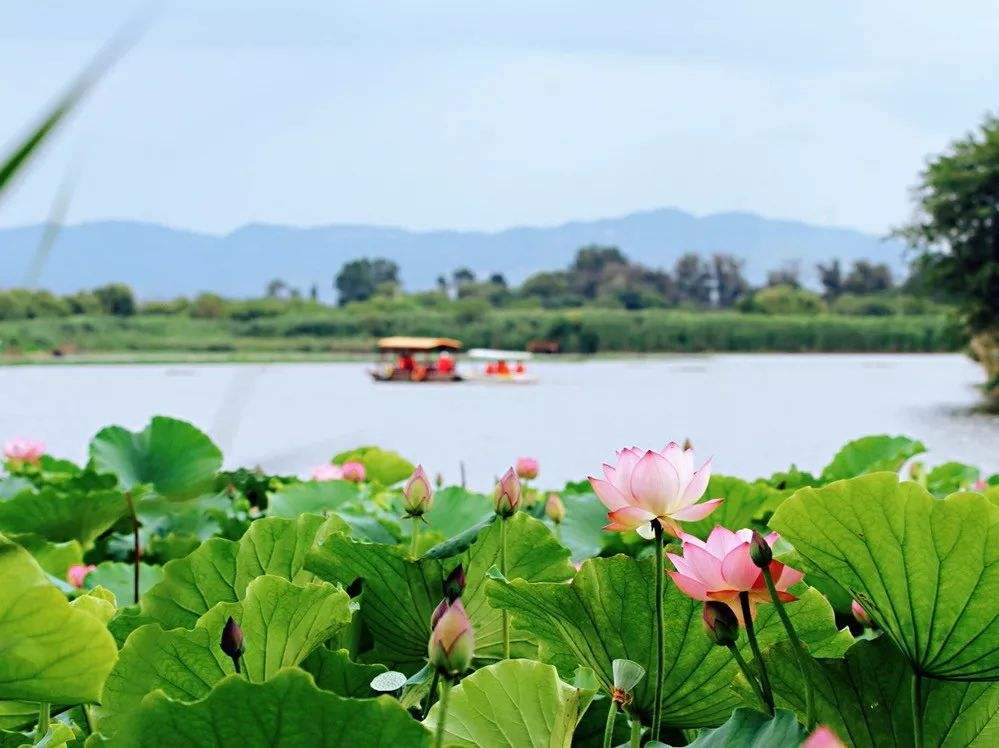
#> input picture img/flower.jpg, 999 x 748 px
$ jupyter execute --allow-errors cameraTutorial_basic_part1.ipynb   (Python 2 division)
#> lines starting #> are read from the running program, lines starting #| are printed output that depends on the picture
# Powersensor 基础教程 上篇

这部分教程主要包含如何使用opencv库对摄像头采集的图像进行预处理以及一些简单的图像特征提取

引用需要的库

[cell 1]
import numpy as np
import cv2
import matplotlib.pyplot as plt
from IPython.display import clear_output
import time
import PowerSensor as ps

初始化摄像头和串口模块的操作对象

#> (a cell that did not finish here is left out)

# 如何在图像做标记

## 使用opencv读取本地的图片以及显示它
1. 使用jupyter主界面上的上传按钮可以将电脑上的图片上传到powersensor

2. 调用opencv的图片读取函数，并提取各个通道
3. **不能**使用opencv的**imshow**, 而应该使用系统带的**showimg**

[cell 3]
img = cv2.imread("./img/flower.jpg")
#> img is the input picture: shape (748, 999, 3); mean B, G, R 147.6, 173.2, 143.1
img_w = img.shape[1]
#> img_w = 999
img_h = img.shape[0]
#> img_h = 748
# 缩放图片
smallImg = cv2.resize(img, (img_w / 2, img_h / 2))
ps.CommonFunction.show_img_jupyter(smallImg)
#> (this line was passed over: PowerSensor is not available in this run)
b = smallImg[:, :, 0]
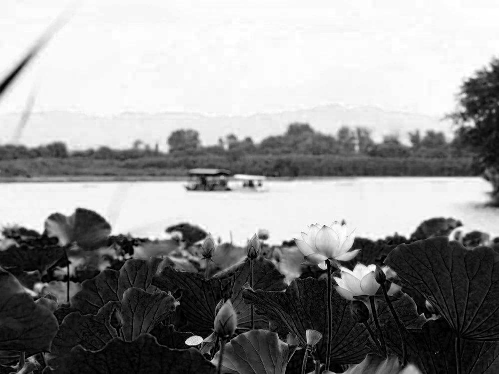
#> b: shape (374, 499); min 0, max 255, mean 147.6
g = smallImg[:, :, 1]
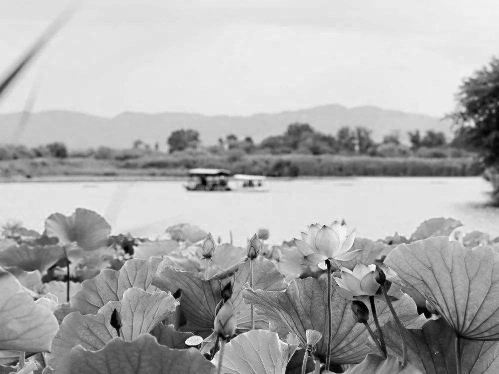
#> g: shape (374, 499); min 0, max 253, mean 173.2
r = smallImg[:, :, 2]
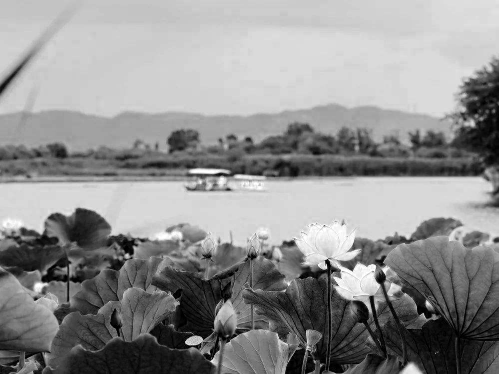
#> r: shape (374, 499); min 0, max 255, mean 143.1
ps.CommonFunction.show_img_jupyter(b)
#> (this line was passed over: PowerSensor is not available in this run)
ps.CommonFunction.show_img_jupyter(g)
#> (this line was passed over: PowerSensor is not available in this run)
ps.CommonFunction.show_img_jupyter(r)
#> (this line was passed over: PowerSensor is not available in this run)

$ run again, with img/ps_interfaceUsart.jpg copied over img/flower.jpg
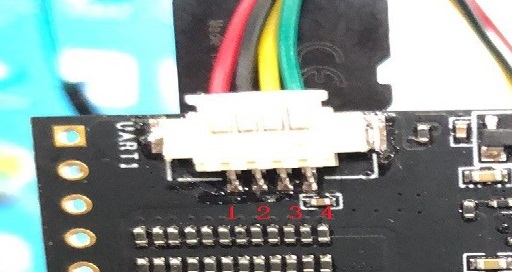
#> input picture img/ps_interfaceUsart.jpg, 512 x 272 px
#> img is the input picture: shape (272, 512, 3); mean B, G, R 150.3, 153.7, 141.4
#> `g = smallImg[:, :, 1]`:
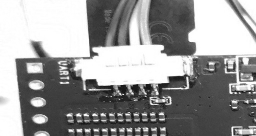
#> g: shape (136, 256); min 18, max 255, mean 153.8
#> `r = smallImg[:, :, 2]`:
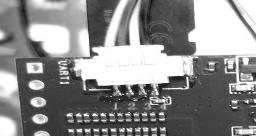
#> r: shape (136, 256); min 20, max 255, mean 141.5
